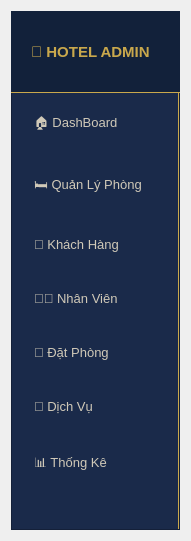
    <widget class="QWidget" name="horizontalLayoutWidget">
     <property name="geometry">
      <rect>
       <x>0</x>
       <y>0</y>
       <width>191</width>
       <height>541</height>
      </rect>
     </property>
     <layout class="QHBoxLayout" name="horizontalLayout">
      <item>
       <widget class="QFrame" name="sidebar">
        <property name="baseSize">
         <size>
          <width>220</width>
          <height>0</height>
         </size>
        </property>
        <property name="styleSheet">
         <string notr="true">QFrame {
    background-color: #1A2A4A;
  border-right: 2px solid #C9A84C;
}

QPushButton {
    background-color: transparent;
  color: #D0C9B8;
  font-size: 13px;
  text-align: left;
  padding: 11px 20px;
  border: none;
  border-left: 3px solid transparent;
}
QPushButton:hover {
    background-color: #223259;
  color: #FFFFFF;
  border-left: 3px solid #C9A84C;
}
QPushButton:checked, QPushButton:pressed {
  background-color: #223259;
  color: #FFFFFF;
  border-left: 3px solid #C9A84C;
  font-weight: bold;
}
</string>
        </property>
        <property name="frameShape">
         <enum>QFrame::StyledPanel</enum>
        </property>
        <property name="frameShadow">
         <enum>QFrame::Raised</enum>
        </property>
        <widget class="QWidget" name="verticalLayoutWidget_4">
         <property name="geometry">
          <rect>
           <x>0</x>
           <y>0</y>
           <width>191</width>
           <height>82</height>
          </rect>
         </property>
         <layout class="QVBoxLayout" name="verticalLayout_5">
          <item>
           <widget class="QLabel" name="label">
            <property name="font">
             <font>
              <pointsize>-1</pointsize>
              <weight>75</weight>
              <bold>true</bold>
             </font>
            </property>
            <property name="styleSheet">
             <string notr="true">background-color: #12213A;
  color: #C9A84C;
  font-size: 15px;
  font-weight: bold;
  padding: 14px 16px;
  border-bottom: 1px solid #C9A84C;</string>
            </property>
            <property name="text">
             <string>🏨 HOTEL ADMIN</string>
            </property>
           </widget>
          </item>
         </layout>
        </widget>
        <widget class="QWidget" name="verticalLayoutWidget_5">
         <property name="geometry">
          <rect>
           <x>0</x>
           <y>80</y>
           <width>191</width>
           <height>408</height>
          </rect>
         </property>
         <layout class="QVBoxLayout" name="verticalLayout_6">
          <item>
           <widget class="QPushButton" name="BtnDashBoard">
            <property name="font">
             <font>
              <pointsize>-1</pointsize>
             </font>
            </property>
            <property name="text">
             <string>🏠 DashBoard</string>
            </property>
           </widget>
          </item>
          <item>
           <widget class="QPushButton" name="BtnRoom">
            <property name="font">
             <font>
              <pointsize>-1</pointsize>
             </font>
            </property>
            <property name="text">
             <string>🛏 Quản Lý Phòng</string>
            </property>
           </widget>
          </item>
          <item>
           <widget class="QPushButton" name="BtnCustomer">
            <property name="font">
             <font>
              <pointsize>-1</pointsize>
             </font>
            </property>
            <property name="text">
             <string>👥 Khách Hàng</string>
            </property>
           </widget>
          </item>
          <item>
           <widget class="QPushButton" name="BtnStaff">
            <property name="font">
             <font>
              <pointsize>-1</pointsize>
             </font>
            </property>
            <property name="text">
             <string>👨‍💼 Nhân Viên</string>
            </property>
           </widget>
          </item>
          <item>
           <widget class="QPushButton" name="BtnAddRoom">
            <property name="font">
             <font>
              <pointsize>-1</pointsize>
             </font>
            </property>
            <property name="text">
             <string>📅 Đặt Phòng</string>
            </property>
           </widget>
          </item>
          <item>
           <widget class="QPushButton" name="BtnSerVice">
            <property name="font">
             <font>
              <pointsize>-1</pointsize>
             </font>
            </property>
            <property name="text">
             <string>🧾 Dịch Vụ</string>
            </property>
           </widget>
          </item>
          <item>
           <widget class="QPushButton" name="BtnReport">
            <property name="font">
             <font>
              <pointsize>-1</pointsize>
             </font>
            </property>
            <property name="text">
             <string>📊 Thống Kê</string>
            </property>
           </widget>
          </item>
         </layout>
        </widget>
       </widget>
      </item>
     </layout>
    </widget>
